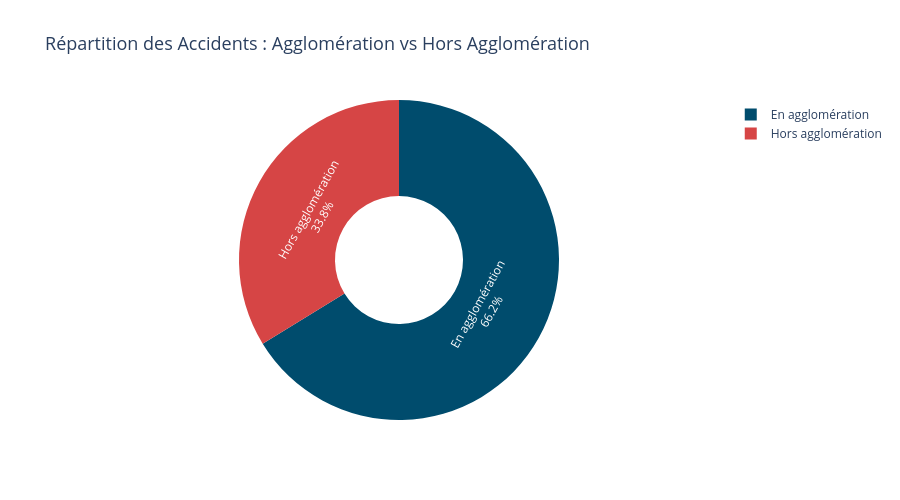

Here is the notebook cell this chart was saved with:
### Code cell
# Visualisation : Donut chart agglomération
if not df_agglo.empty:
    fig = go.Figure(data=[go.Pie(
        labels=df_agglo['agglomeration'],
        values=df_agglo['nb_accidents'],
        hole=.4,
        marker=dict(colors=[COLORS['primary'], COLORS['danger'], COLORS['warning']]),
        textinfo='label+percent',
        textfont_size=12,
        hovertemplate='<b>%{label}</b><br>Accidents: %{value:,}<br>Part: %{percent}<extra></extra>'
    )])
    
    fig.update_layout(
        title={
            'text': 'Répartition des Accidents : Agglomération vs Hors Agglomération',
            'font': {'size': 18}
        },
        height=500,
        template='plotly_white',
        showlegend=True,
        font=dict(size=12)
    )
    
    fig.show()

### Figure 1 — Plotly figure (JSON) as saved in the notebook; plotly's stock layout.template omitted (floating-point values rounded to 4 significant figures)
{"data": [{"hole": 0.4, "hovertemplate": "<b>%{label}</b><br>Accidents: %{value:,}<br>Part: %{percent}<extra></extra>", "labels": ["En agglomération", "Hors agglomération"], "marker": {"colors": ["#004c6d", "#d64545", "#f2a900"]}, "textfont": {"size": 12}, "textinfo": "label+percent", "type": "pie", "values": [315193, 160718]}], "layout": {"font": {"size": 12}, "height": 500, "showlegend": true, "title": {"font": {"size": 18}, "text": "Répartition des Accidents : Agglomération vs Hors Agglomération"}}}
